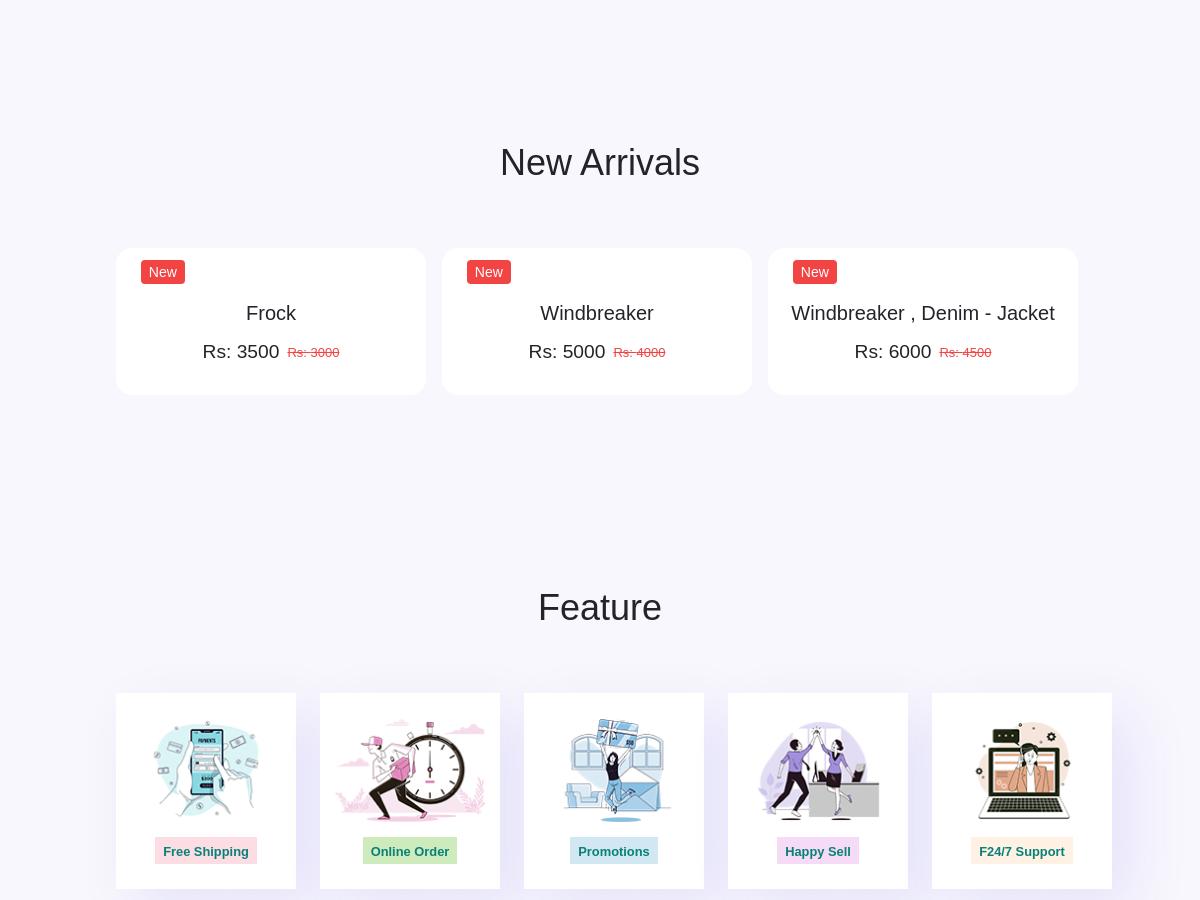
Before: / (middle part) with the older database file.
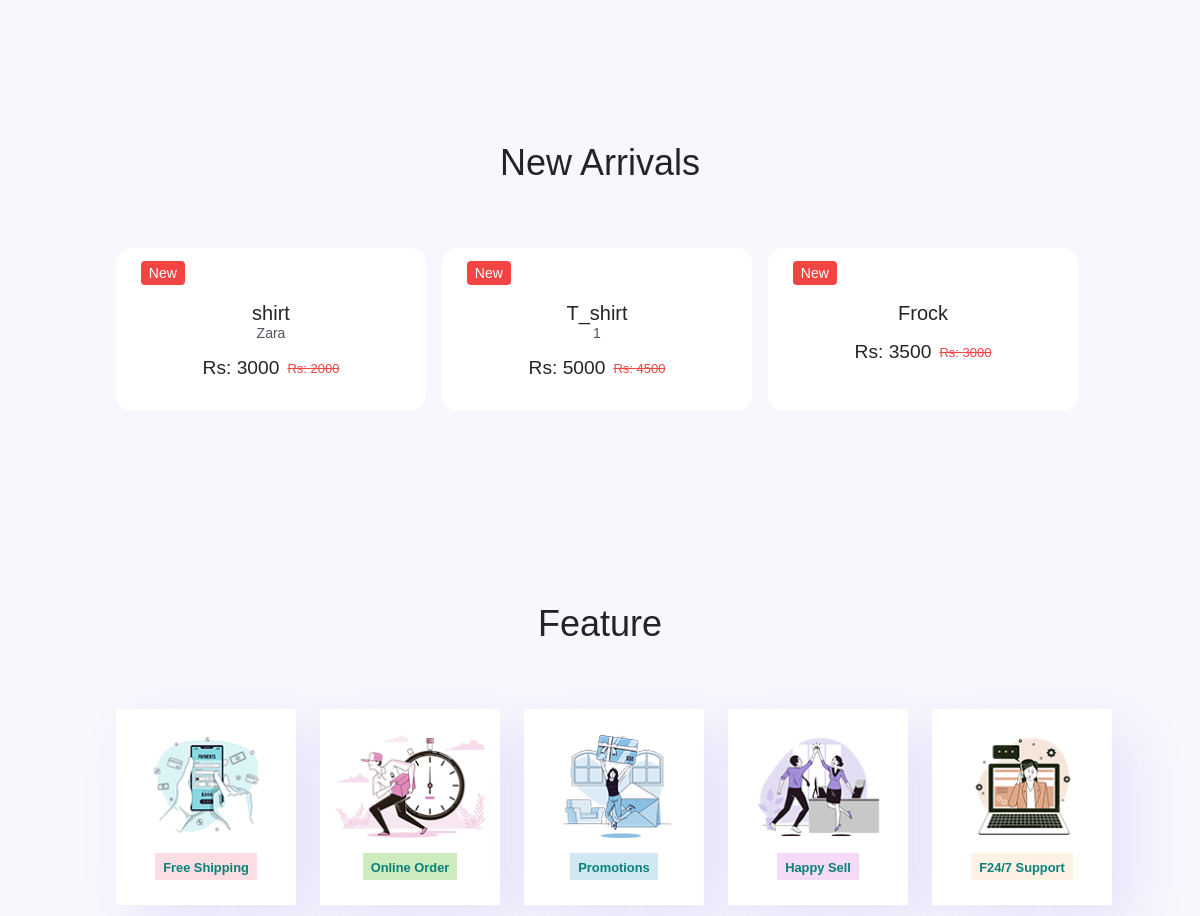
After: the same page with the newer database file.
### tables this page shows
CREATE TABLE `products` (
  `pro_ID` int(100) NOT NULL,
  `pro_Name` varchar(100) NOT NULL,
  `pro_number` varchar(100) NOT NULL,
  `category` varchar(100) NOT NULL,
  `brand_name` varchar(100) NOT NULL,
  `price` int(100) NOT NULL,
  `dis_Price` int(100) NOT NULL,
  `dis_Percentage` int(100) NOT NULL,
  `color` varchar(100) NOT NULL,
  `size` varchar(100) NOT NULL,
  `description` varchar(100) NOT NULL,
  `img_1` varchar(100) NOT NULL,
  `img_2` varchar(100) NOT NULL,
  `img_3` varchar(100) NOT NULL,
  `img_4` varchar(100) NOT NULL
);

### index.php (the view, shortened to what this page needs)
<?php
    include 'components/connect.php';
?>
<!DOCTYPE html>
<html lang="en">
    <head>
        <link rel="stylesheet" href="css/swiper-bundle.min.css">
        <link rel="stylesheet" href="css/style.css">
        <link rel="stylesheet" class="js-color-style" href="css/colors/color-1.css">
        <link href="https://cdn.jsdelivr.net/npm/remixicon@3.2.0/fonts/remixicon.css" rel="stylesheet">
        <link href='https://unpkg.com/boxicons@2.1.4/css/boxicons.min.css' rel='stylesheet'>
        <link href="/website/css/uicons-bold-rounded.css" rel="stylesheet">
        <link rel="stylesheet" href="">
    </head>
    <body>
        <main class="main">
            <section class="discount section">
            </section>
            <section class="new section">
                <h2 class="section__title">New Arrivals</h2>
                <div class="new__container container">
                    <div class="swiper new-swiper">
                        <div class="swiper-wrapper">
                            <?php
                                $select_products = $conn->prepare("SELECT * FROM `products` ORDER BY `pro_ID` DESC LIMIT 5");
                                $select_products->execute();
                                if($select_products->rowCount() > 0){
                                while($fetch_products = $select_products->fetch(PDO::FETCH_ASSOC)){
                            ?>
                                <form action="" method="post">
                                    <div class="new__content swiper-slide">
                                        <div class="new__tag">New</div>
                                        <h3 class="new__title"><?= $fetch_products['pro_Name']; ?></h3>
                                        <span class="new__subtitle"><?= $fetch_products['brand_name']; ?></span>
                                        <div class="new__prices">
                                            <span class="new__price">Rs: <?= $fetch_products['price']; ?></span>
                                            <span class="new__discount">Rs: <?= $fetch_products['dis_Price']; ?></span>
                                        </div>
                                    </div>
                                </form>
                            <?php
                                    }
                                }else{
                                    echo '<p class="empty">no products added yet!</p>';
                                    }
                            ?>
                        </div>
                    </div>
                </div>
            </section>
            <section class="feature section container">
                <h2 class="section__title">Feature</h2>
                    <div class="feature__container">
                    <div class="feature__row grid">
                        <div class="fe-box">
                            <img src="images/about_us/f1.png" alt="">
                            <h6>Free Shipping</h6>
                        </div>
                        <div class="fe-box">
                            <img src="images/about_us/f2.png" alt="">
                            <h6>Online Order</h6>
                        </div>
                        <div class="fe-box">
                            <img src="images/about_us/f4.png" alt="">
                            <h6>Promotions</h6>
                        </div>
                        <div class="fe-box">
                            <img src="images/about_us/f5.png" alt="">
                            <h6>Happy Sell</h6>
                        </div>
                        <div class="fe-box">
                            <img src="images/about_us/f6.png" alt="">
                            <h6>F24/7 Support</h6>
                        </div>
                    </div>
                </div>
            </section>
        </main>
    </body>
</html>

Changed rows visible on the page:
no longer on this page (row edited): products: pro_Name "Windbreaker", price "5000", dis_Price "4000"
removed products: pro_Name "Windbreaker , Denim - Jacket", price "6000", dis_Price "4500"
added products: pro_Name "shirt", brand_name "Zara", price "3000", dis_Price "2000"
added products: pro_Name "T_shirt", brand_name "1", price "5000", dis_Price "4500"
